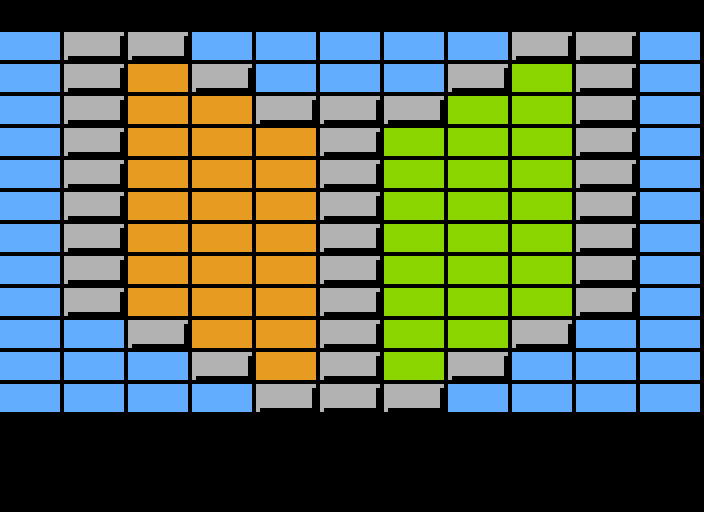

A level layout from a 2D game, rendered from its tile map. Below: a short description, then the map file with its tile-grid data intact:
An orthogonal 11x16 tile map with 64x32 px tiles, 1 tile layer (Level).

<map version="1.10" tiledversion="1.10.2" orientation="orthogonal" renderorder="right-down" width="11" height="16" tilewidth="64" tileheight="32" infinite="0" nextlayerid="2" nextobjectid="1">
 <tileset firstgid="1" name="tileset" tilewidth="64" tileheight="32" tilecount="12" columns="4">
  <image source="tileset.png" width="256" height="96" />
 </tileset>
 <layer id="1" name="Level" width="11" height="16">
  <data encoding="csv">
0,0,0,0,0,0,0,0,0,0,0,
3,9,9,3,3,3,3,3,9,9,3,
3,9,8,9,3,3,3,9,4,9,3,
3,9,8,8,9,9,9,4,4,9,3,
3,9,8,8,8,9,4,4,4,9,3,
3,9,8,8,8,9,4,4,4,9,3,
3,9,8,8,8,9,4,4,4,9,3,
3,9,8,8,8,9,4,4,4,9,3,
3,9,8,8,8,9,4,4,4,9,3,
3,9,8,8,8,9,4,4,4,9,3,
3,3,9,8,8,9,4,4,9,3,3,
3,3,3,9,8,9,4,9,3,3,3,
3,3,3,3,9,9,9,3,3,3,3,
0,0,0,0,0,0,0,0,0,0,0,
0,0,0,0,0,0,0,0,0,0,0,
0,0,0,0,0,0,0,0,0,0,0
</data>
 </layer>
</map>
